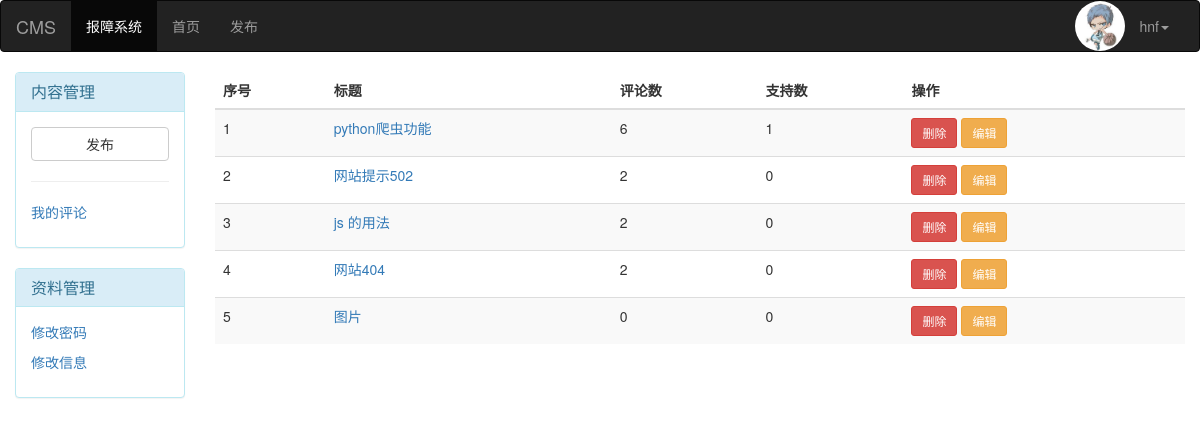
The page /fault-report/info/ (signed in) on the database its author committed.
### fault_reporting/models.py (models this page shows, shortened)
class UserInfo(AbstractUser):
    phone=models.CharField(max_length=11)
    avatar=models.FileField(upload_to="avatars/",default="avatars/default.png")

class FaultReport(models.Model):
    title = models.CharField(max_length=80, verbose_name="故障标题")
    desc = models.CharField(max_length=255, verbose_name="故障简介")
    create_time = models.DateTimeField(auto_now_add=True, verbose_name="发布时间")
    modify_time = models.DateTimeField(auto_now=True, verbose_name="最后修改时间")
    comment_count = models.IntegerField(default=0)
    up_count = models.IntegerField(default=0)
    down_count = models.IntegerField(default=0)
    lob = models.ForeignKey(to="LOB", null=True, verbose_name="所属业务线")
    user = models.ForeignKey(to="UserInfo", verbose_name="发布者")
    tags = models.ManyToManyField(
        to="Tag",
        through="Fault2Tag",  # 指定第三张关系表
        through_fields=("fault_report", "tag"),  # 通过哪些字段建立多对多关系
    )
    class Meta:
        verbose_name = "故障总结/故障报告"
        verbose_name_plural = verbose_name

### fault_reporting/views.py (the view)
@login_required
def info(request):
    report_list = models.FaultReport.objects.filter(user=request.user)
    return render(request, "info.html", locals())

### templates/info.html
{% extends 'base.html' %}
{% block page-left %}
    <div class="panel panel-info">
        <div class="panel-heading">
            <h3 class="panel-title">内容管理</h3>
        </div>
        <div class="panel-body">
            <a class="btn btn-default btn-block" href="/fault-report/add-report/">发布</a>
            <hr>
            <p><a href="">我的评论</a></p>
        </div>
    </div>
    <div class="panel panel-info">
        <div class="panel-heading">
            <h3 class="panel-title">资料管理</h3>
        </div>
        <div class="panel-body">
            <p><a href="/change_password/">修改密码</a></p>
            <p><a href="/edit_info/">修改信息</a></p>
        </div>
    </div>
{% endblock %}
{% block page-right %}
    <table class="table table-striped">
        <thead>
        <tr>
            <th>序号</th>
            <th>标题</th>
            <th>评论数</th>
            <th>支持数</th>
            <th>操作</th>
        </tr>
        </thead>
        <tbody>
        {% for report in report_list %}
            <tr>
                <td>{{ forloop.counter }}</td>
                <td><a href="/fault-report/report/{{ report.id }}">{{ report.title }}</a></td>
                <td>{{ report.comment_count }}</td>
                <td>{{ report.up_count }}</td>
                <td>
                    <a class="btn btn-danger btn-sm" href="/fault-report/del-report/{{ report.id }}/">删除</a>
                    <a href="/fault-report/edit-report/{{ report.id }}/" class="btn btn-warning btn-sm">编辑</a>
                </td>
            </tr>
        {% endfor %}
{% endblock %}

### templates/base.html (shortened to what this page needs)
<!DOCTYPE html>
<html lang="en">
<head>
    <link rel="stylesheet" href="/static/plugins/bootstrap-3.3.7/css/bootstrap.min.css">
</head>
<body>
<nav class="navbar navbar-inverse">
    <div class="container-fluid">
        <div class="navbar-header">
            <a class="navbar-brand" href="#">CMS</a>
        </div>
        <div class="collapse navbar-collapse" id="bs-example-navbar-collapse-1">
            <ul class="nav navbar-nav">
                <li class="active"><a href="#">报障系统</a></li>
                <li><a href="/index/">首页</a></li>
                <li><a href="/fault-report/add-report/">发布</a></li>
            </ul>
            <ul class="nav navbar-nav navbar-right">
                {% if request.user.username %}
                    <li><img style="height: 50px;width: 50px;border-radius: 50%" src="/media/{{ request.user.avatar }}">
                    </li>
                    <li class="dropdown">
                        <a href="#" class="dropdown-toggle" data-toggle="dropdown" role="button" aria-haspopup="true"
                           aria-expanded="false">{{ request.user.username }}<span class="caret"></span></a>
                    </li>
                {% else %}
                    <li><a href="/login/">登录</a></li>
                    <li><a href="/register/">注册</a></li>
                {% endif %}
            </ul>
        </div>
    </div>
</nav>
<div class="container-fluid">
    <div class="row">
        <div class="col-md-2">
           {% block page-left %}
            {% endblock %}
        </div>
        <div class="col-md-10">
            {% block page-right %}
            {% endblock %}
        </div>
    </div>
</div>
</body>
</html>

### rows shown on the page
UserInfo: user.avatar (picture), user.username "hnf"
FaultReport: title "python爬虫功能", comment_count "6", up_count "1"
FaultReport: title "网站提示502", comment_count "2", up_count "0"
FaultReport: title "js 的用法", comment_count "2", up_count "0"
FaultReport: title "网站404", comment_count "2", up_count "0"
FaultReport: title "图片", comment_count "0", up_count "0"
